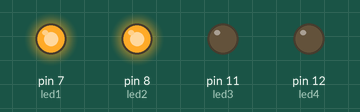
Simulated run of this sketch. Board: Arduino Uno, built with avr-gcc and run on an emulated ATmega328P. Shown: output pins drawn as LEDs (lit = HIGH).

Above: at 0.1 s.
Timing chart, 0 to 1.6 s (numbered marks = the images above):
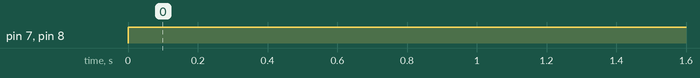

The sketch:

1234.ino
```cpp
int led1 = 7;
int led2 = 8;
int led3 = 11;
int led4 = 12;

void setup(){
  pinMode(led1, OUTPUT);
  pinMode(led2, OUTPUT);
  pinMode(led3, OUTPUT);
  pinMode(led4, OUTPUT);
}

void loop(){


          digitalWrite(led1, HIGH); //1
    digitalWrite(led2, HIGH);
    digitalWrite(led3, LOW);
    digitalWrite(led4, LOW);


}
```

Measured:
- by itself, pin 7 (led1), pin 8 (led2): LOW → HIGH at 0.00 s
